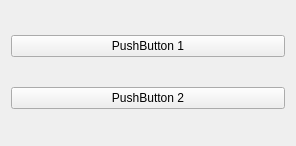
<?xml version="1.0" encoding="UTF-8"?>
<ui version="4.0">
 <class>Widget</class>
 <widget class="QWidget" name="Widget">
  <property name="geometry">
   <rect>
    <x>0</x>
    <y>0</y>
    <width>296</width>
    <height>146</height>
   </rect>
  </property>
  <property name="windowTitle">
   <string>Widget</string>
  </property>
  <layout class="QVBoxLayout" name="verticalLayout">
   <item>
    <widget class="QPushButton" name="pushButton_1">
     <property name="text">
      <string>PushButton 1</string>
     </property>
    </widget>
   </item>
   <item>
    <widget class="QPushButton" name="pushButton_2">
     <property name="text">
      <string>PushButton 2</string>
     </property>
    </widget>
   </item>
  </layout>
 </widget>
 <resources/>
 <connections/>
</ui>
